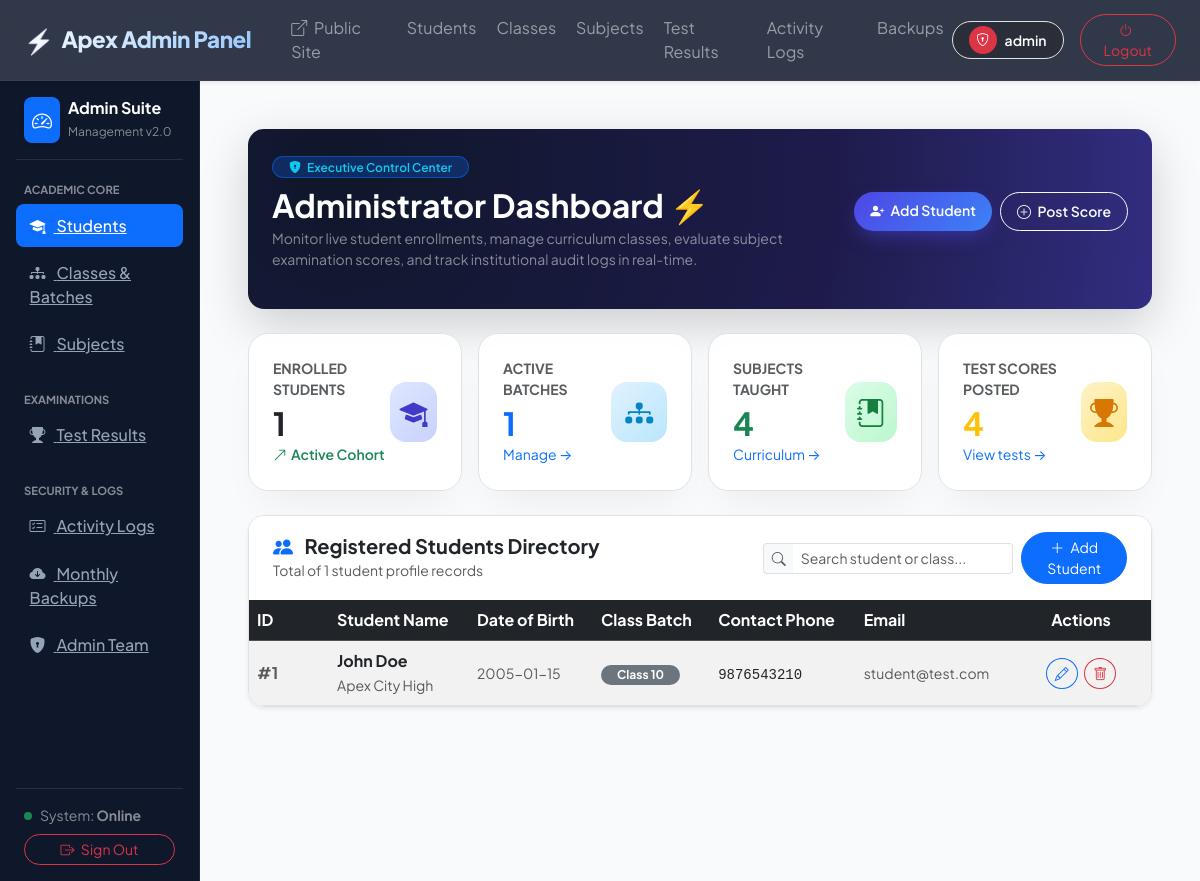
/table.php (signed in), run on the app's committed database.
### tables this page shows
CREATE TABLE tblstudent2 (
    studentid INTEGER PRIMARY KEY AUTOINCREMENT,
    studentname TEXT NOT NULL,
    dob TEXT,
    class TEXT,
    season TEXT,
    studentmobile TEXT,
    schoolname TEXT,
    gender TEXT,
    studentmail TEXT,
    studentlogin TEXT,
    fathername TEXT,
    mothername TEXT,
    fathermobilenumber TEXT,
    motherMobileNumber TEXT,
    parantsmail TEXT,
    parentspassword TEXT,
    address TEXT,
    addedDateTime TEXT,
    addedipaddress TEXT
);

CREATE TABLE tblclass (
    classid INTEGER PRIMARY KEY AUTOINCREMENT,
    classname TEXT NOT NULL,
    subject TEXT,
    status INTEGER DEFAULT 1,
    addedDateTime TEXT,
    addedIPaddress TEXT
);

### table.php (the view, shortened to what this page needs)
<?php
include "dbms.php";
include "includes/top.php";
?>
<?php
include "includes/nav.php";
include "includes/left-side.php";
$totalStudents = $conn->query("SELECT COUNT(*) FROM tblstudent2")->fetchColumn() ?: 0;
$totalClasses = $conn->query("SELECT COUNT(*) FROM tblclass WHERE status = '1'")->fetchColumn() ?: 0;
$totalSubjects = $conn->query("SELECT COUNT(*) FROM tblsubject WHERE status = '1'")->fetchColumn() ?: 0;
$totalTests = $conn->query("SELECT COUNT(*) FROM tbltest_results")->fetchColumn() ?: 0;
$stmt = $conn->prepare("
    SELECT s.*, c.classname
    FROM tblstudent2 s
    LEFT JOIN tblclass c ON s.class = c.classid
    ORDER BY s.studentid DESC
");
$stmt->execute();
$students = $stmt->fetchAll();
?>
<div class="card border-0 rounded-4 overflow-hidden mb-4 position-relative text-white shadow-lg" style="background: radial-gradient(circle at 10% 20%, #0f172a 0%, #1e1b4b 60%, #312e81 100%); min-height: 180px;">
    <div id="three-admin-canvas" class="three-canvas-container" style="opacity: 0.65;"></div>
    <div class="card-body p-4 position-relative" style="z-index: 2;">
        <div class="row align-items-center g-3">
            <div class="col-lg-8">
                <span class="badge bg-primary bg-opacity-25 text-info px-3 py-1 rounded-pill small fw-semibold border border-primary border-opacity-50 mb-2">
                    <i class="bi bi-shield-lock-fill me-1"></i> Executive Control Center
                </span>
                <h2 class="fw-bold mb-1 text-white">Administrator Dashboard ⚡</h2>
                <p class="text-white-50 m-0 small" style="max-width: 580px;">
                    Monitor live student enrollments, manage curriculum classes, evaluate subject examination scores, and track institutional audit logs in real-time.
                </p>
            </div>
            <div class="col-lg-4 text-lg-end">
                <div class="d-flex flex-wrap gap-2 justify-content-lg-end">
                    <a href="add-student.php" class="btn btn-gradient-primary btn-sm rounded-pill px-3 py-2 fw-semibold">
                        <i class="bi bi-person-plus-fill me-1"></i> Add Student
                    </a>
                    <a href="add-test-result.php" class="btn btn-outline-light btn-sm rounded-pill px-3 py-2 fw-semibold">
                        <i class="bi bi-plus-circle me-1"></i> Post Score
                    </a>
                </div>
            </div>
        </div>
    </div>
</div>
<div class="row g-3 mb-4">
    <div class="col-sm-6 col-xl-3">
        <div class="glass-card p-3 p-xl-4 border h-100">
            <div class="d-flex justify-content-between align-items-center">
                <div>
                    <span class="text-muted small text-uppercase fw-bold d-block mb-1">Enrolled Students</span>
                    <h2 class="fw-bold text-dark m-0"><?php echo $totalStudents; ?></h2>
                    <small class="text-success fw-semibold"><i class="bi bi-arrow-up-right me-1"></i>Active Cohort</small>
                </div>
                <div class="icon-box icon-box-primary m-0">
                    <i class="bi bi-mortarboard-fill"></i>
                </div>
            </div>
        </div>
    </div>
    <div class="col-sm-6 col-xl-3">
        <div class="glass-card p-3 p-xl-4 border h-100">
            <div class="d-flex justify-content-between align-items-center">
                <div>
                    <span class="text-muted small text-uppercase fw-bold d-block mb-1">Active Batches</span>
                    <h2 class="fw-bold text-primary m-0"><?php echo $totalClasses; ?></h2>
                    <small class="text-muted"><a href="class-table.php" class="text-decoration-none">Manage &rarr;</a></small>
                </div>
                <div class="icon-box icon-box-secondary m-0">
                    <i class="bi bi-diagram-3-fill"></i>
                </div>
            </div>
        </div>
    </div>
    <div class="col-sm-6 col-xl-3">
        <div class="glass-card p-3 p-xl-4 border h-100">
            <div class="d-flex justify-content-between align-items-center">
                <div>
                    <span class="text-muted small text-uppercase fw-bold d-block mb-1">Subjects Taught</span>
                    <h2 class="fw-bold text-success m-0"><?php echo $totalSubjects; ?></h2>
                    <small class="text-muted"><a href="subjects-table.php" class="text-decoration-none">Curriculum &rarr;</a></small>
                </div>
                <div class="icon-box icon-box-success m-0">
                    <i class="bi bi-journal-bookmark-fill"></i>
                </div>
            </div>
        </div>
    </div>
    <div class="col-sm-6 col-xl-3">
        <div class="glass-card p-3 p-xl-4 border h-100">
            <div class="d-flex justify-content-between align-items-center">
                <div>
                    <span class="text-muted small text-uppercase fw-bold d-block mb-1">Test Scores Posted</span>
                    <h2 class="fw-bold text-warning m-0"><?php echo $totalTests; ?></h2>
                    <small class="text-muted"><a href="test-results-table.php" class="text-decoration-none">View tests &rarr;</a></small>
                </div>
                <div class="icon-box icon-box-accent m-0">
                    <i class="bi bi-trophy-fill"></i>
                </div>
            </div>
        </div>
    </div>
</div>
<div class="glass-card border shadow-sm rounded-4 overflow-hidden mb-4">
    <div class="card-header bg-white py-3 px-4 d-flex justify-content-between align-items-center flex-wrap gap-3">
        <div>
            <h5 class="fw-bold text-dark m-0"><i class="bi bi-people-fill text-primary me-2"></i> Registered Students Directory</h5>
            <small class="text-muted">Total of <?php echo count($students); ?> student profile records</small>
        </div>
        <div class="d-flex align-items-center gap-2">
            <div class="input-group input-group-sm" style="max-width: 260px;">
                <span class="input-group-text bg-light border-end-0"><i class="bi bi-search text-muted"></i></span>
                <input type="text" id="studentSearchInput" class="form-control border-start-0" placeholder="Search student or class..." onkeyup="filterStudentTable()">
            </div>
            <a href="add-student.php" class="btn btn-primary btn-sm rounded-pill px-3">
                <i class="bi bi-plus-lg me-1"></i> Add Student
            </a>
        </div>
    </div>
    <div class="card-body p-0">
        <div class="table-responsive">
            <table class="table table-hover table-striped align-middle mb-0" id="studentTable">
                <thead class="table-dark">
                    <tr>
                        <th scope="col" style="width: 80px;">ID</th>
                        <th scope="col">Student Name</th>
                        <th scope="col">Date of Birth</th>
                        <th scope="col">Class Batch</th>
                        <th scope="col">Contact Phone</th>
                        <th scope="col">Email</th>
                        <th scope="col" style="width: 140px;" class="text-center">Actions</th>
                    </tr>
                </thead>
                <tbody>
                <?php if (empty($students)): ?>
                    <tr>
                        <td colspan="7" class="text-center text-muted py-5">No student records found. <a href="add-student.php">Register a student now</a>.</td>
                    </tr>
                <?php else: ?>
                    <?php foreach ($students as $result):
                        $studentid = $result['studentid'];
                        $displayClass = !empty($result['classname']) ? $result['classname'] : (!empty($result['class']) ? $result['class'] : 'N/A');
                    ?>
                        <tr>
                            <td class="fw-bold text-muted">#<?php echo htmlspecialchars($studentid); ?></td>
                            <td>
                                <strong class="text-dark d-block"><?php echo htmlspecialchars($result['studentname'] ?? ''); ?></strong>
                                <small class="text-muted"><?php echo htmlspecialchars($result['schoolname'] ?: 'Enrolled'); ?></small>
                            </td>
                            <td><small class="text-muted"><?php echo htmlspecialchars($result['dob'] ?: 'N/A'); ?></small></td>
                            <td><span class="badge bg-secondary rounded-pill px-3 py-1"><?php echo htmlspecialchars($displayClass); ?></span></td>
                            <td><small class="font-monospace text-dark"><?php echo htmlspecialchars($result['studentmobile'] ?: '-'); ?></small></td>
                            <td><small class="text-muted"><?php echo htmlspecialchars($result['studentmail'] ?: '-'); ?></small></td>
                            <td class="text-center">
                                <a href="student-edit.php?studentid=<?php echo urlencode($studentid); ?>" class="btn btn-outline-primary btn-sm rounded-circle me-1" title="Edit Student">
                                    <i class="bi bi-pencil"></i>
                                </a>
                                <a href="student-delete.php?studentid=<?php echo urlencode($studentid); ?>" class="btn btn-outline-danger btn-sm rounded-circle" onclick="return confirm('Are you sure you want to delete this student record?');" title="Delete Student">
                                    <i class="bi bi-trash"></i>
                                </a>
                            </td>
                        </tr>
                    <?php endforeach; ?>
                <?php endif; ?>
                </tbody>
            </table>
        </div>
    </div>
</div>
<?php
include "includes/end.php";
?>

### style.css (style rules this page uses)
:root { --primary: #4f46e5; --primary-hover: #4338ca; --primary-light: #eef2ff; --secondary: #0ea5e9; --accent: #f59e0b; --success: #10b981; --danger: #ef4444; --dark-bg: #0f172a; --card-bg: rgba(255, 255, 255, 0.92); --glass-border: rgba(255, 255, 255, 0.4); --glass-shadow: 0 20px 40px -15px rgba(0, 0, 0, 0.07); --font-main: 'Plus Jakarta Sans', -apple-system, BlinkMacSystemFont, "Segoe UI", Roboto, sans-serif; }
body { font-family: var(--font-main); background-color: #f8fafc; color: #1e293b; overflow-x: hidden; margin: 0; padding: 0; }
.three-canvas-container { position: absolute; top: 0; left: 0; width: 100%; height: 100%; z-index: 0; pointer-events: none; }
.glass-card { background: var(--card-bg); backdrop-filter: blur(16px); -webkit-backdrop-filter: blur(16px); border: 1px solid var(--glass-border); border-radius: 1.25rem; box-shadow: var(--glass-shadow); transition: all 0.3s cubic-bezier(0.16, 1, 0.3, 1); }
.btn-gradient-primary { background: linear-gradient(135deg, #4f46e5 0%, #3b82f6 100%); color: #ffffff !important; border: none; border-radius: 0.75rem; padding: 0.75rem 1.75rem; font-weight: 600; transition: all 0.25s ease; box-shadow: 0 8px 20px -6px rgba(79, 70, 229, 0.6); }
.icon-box { width: 60px; height: 60px; border-radius: 1rem; display: flex; align-items: center; justify-content: center; font-size: 1.75rem; margin-bottom: 1.25rem; transition: transform 0.3s ease; }
.icon-box-primary { background: linear-gradient(135deg, #e0e7ff 0%, #c7d2fe 100%); color: #4338ca; }
.icon-box-secondary { background: linear-gradient(135deg, #e0f2fe 0%, #bae6fd 100%); color: #0284c7; }
.icon-box-accent { background: linear-gradient(135deg, #fef3c7 0%, #fde68a 100%); color: #d97706; }
.icon-box-success { background: linear-gradient(135deg, #dcfce7 0%, #bbf7d0 100%); color: #15803d; }

### data on the page
tblstudent2: studentid "1", studentname "John Doe", schoolname "Apex City High", dob "2005-01-15", tblclass.classname "Class 10", studentmobile "9876543210", studentmail "student@test.com"

### other printed values
$_SESSION['adminusername'] "admin"
$totalStudents "1"
$totalClasses "1"
$totalSubjects "4"
$totalTests "4"
count($students) "1"
